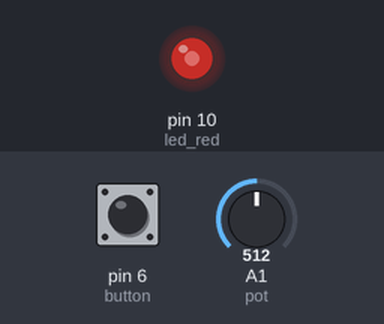
The sketch below on a simulated Arduino Uno, built with avr-gcc and run on an emulated ATmega328P. Shown: output pins drawn as LEDs (lit = HIGH). The test bench sets the inputs (shaded band); at power-on: pin 6 (button) HIGH, A1 (pot) = 512.

Above: at 1.2 s.
1.3 s: pin 6 (button) pulled LOW for 0.15 s
At 2.55 s:
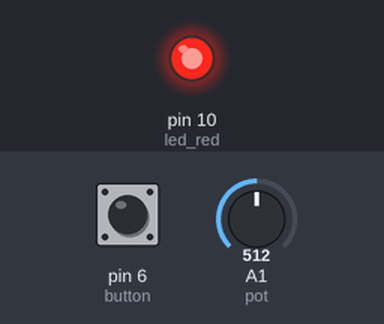
4.3 s: pin 6 (button) pulled LOW for 1 s
6.8 s: A1 (pot) set to 716
At 7.1 s:
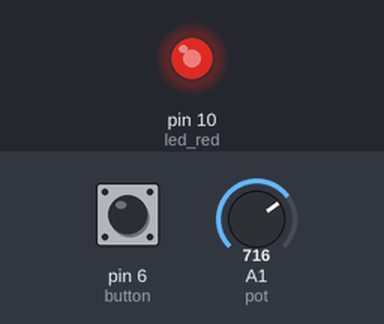
8.3 s: A1 (pot) set to 0
At 9.4 s:
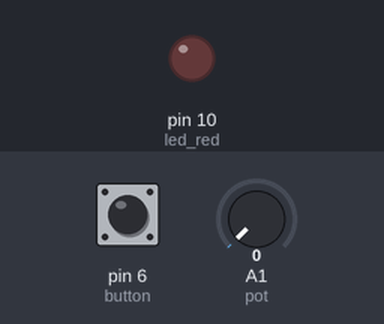
Timing chart, 0 to 10.8 s (numbered marks = the images above; inputs shaded):
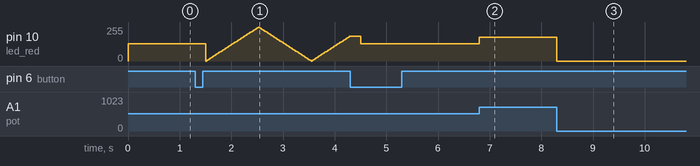

The sketch:

lab2.ino
```cpp
int led_red = 10;
int pot = A1;
int button = 6;

int mode = 0;
bool lastButtonState = HIGH;
int brightness = 0;
int fadeAmount = 5;

void setup() {
  pinMode(led_red, OUTPUT);
  pinMode(button, INPUT_PULLUP);
  pinMode(A1, INPUT);
}

void loop() {
  bool buttonState = digitalRead(button);
  if (lastButtonState == HIGH && buttonState == LOW) {
    mode = 1 - mode;
    delay(200);
  }
  lastButtonState = buttonState;

  if (mode == 0) {
    int val = analogRead(pot);
    val = val / 4;
    analogWrite(led_red, val);
  }

  else {
    analogWrite(led_red, brightness);

    brightness += fadeAmount;
    if (brightness <= 0 || brightness >= 255) {
      fadeAmount = -fadeAmount;
    }
    delay(20);
  }
}
```

Measured:
- after the input at 6.8 s, pin 10 (led_red): 128/255 → 179/255 at once
- after the input at 8.3 s, pin 10 (led_red): 179/255 → 0/255 at once
